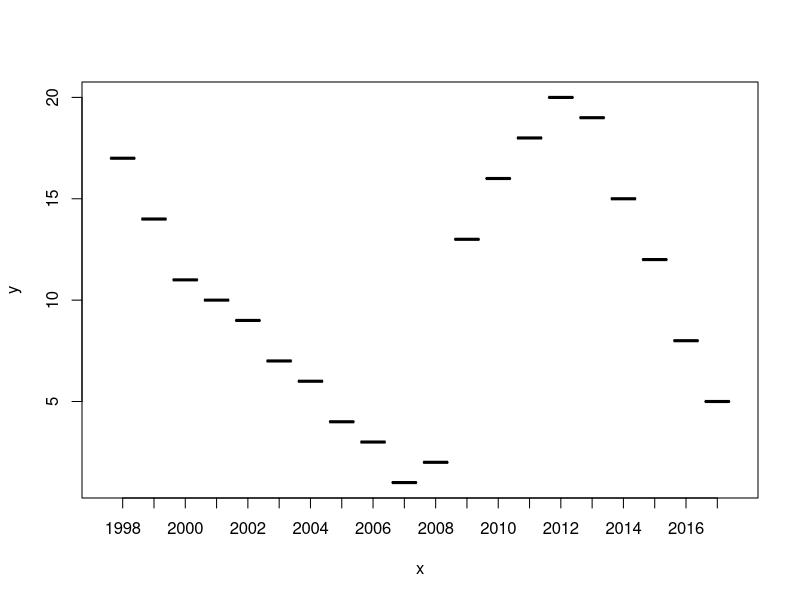
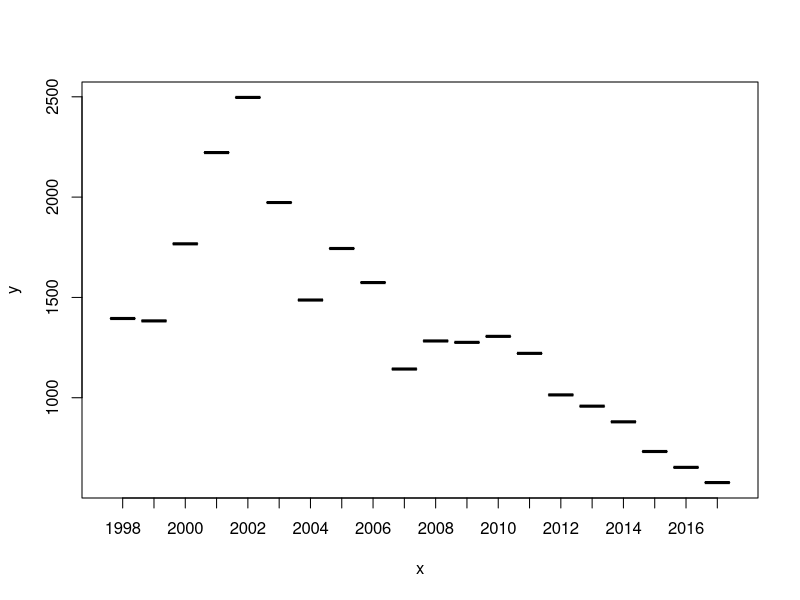

Recreate these plots in R, in order. (Note: this script raises an error after producing the figures.)
# The research question related to Crime in ireland was 
# "Is there a correlation between a rise in unemployment figures and the numbers of crimes recorded 
# due to the negative effects of the 2008 recession"
#
# To address this question I utilized Unemployment Claiment figures for Norther Ireland
# and the Police Recorded crime rate in Northern Ireland for the period 1998 through 2017

# A limitation on this data is that it is reported at a yearly level so this obviously
# limits that amount of statistical analysis that can be performed but it will show the yearly
# trend in unemployment figures and also the yearly crime figures and this data can be utilized
# to determine whether there is a significant correlation between the two sets of data


install.packages("dplyr")
install.packages("readxl")
library("readxl")
library(dplyr)
library("lattice")

# The first step is to read the Unemployment Claiment figures into the UnemploymentStats dataframe
# from a csv file.
# I also read the Police Recorded crime statistics from a worksheet in the excel file.

UnemploymentStats <- read.csv(file = "Unemployment_Claiment.csv", header=FALSE, na.strings=c("","NA"))
CrimeStats<-read_xls("Police_recorded_crime_in_northern_ireland_1998-99_to_2017-18.xls", 
                     sheet="Table 2.2")



# Cleaning up the Unemployment claiment data but first removing the first lines 
# and then selecting the years from 1998 to 2018.   The reason I am starting from 1998 is twofold.
# The Norther Ireland peace agreement was signed in 1994 and that triggered the end 
# of what were called the "Troubles" and from that point onwards Norther Ireland moved more towards
# a normal economy where we see the unemployment rates go down 
# In addition the metrics that I have from the NI Crime Rates begins in 1998.
# The Crime statistics information only goes up to 2017 so although I do have unemployment figures for
# 2018 I am not including the 2018 statistics as my focus is on the years between 2007 and 2014

# The rececssion in 2008 gave a unique opportunity to test whether there is a signficant relationship between
# unemployment figures and crime rates because unlike general areas of high unemployment that are 
# also affected by high crime rates, the sudden spike in unemployment numbers along with the 
# cessation of the troubles in Northern Ireland give a unique opportunity to determine if there is a 
# correlation.

#  The following code cleans up the Unemployment data
UnemploymentStats <- UnemploymentStats[-c(1:35), ]
colnames(UnemploymentStats) <- c("Year", "EmploymentRate")
UnemploymentStats <- UnemploymentStats[1:20, ]
UnemploymentStats$Year <- factor(UnemploymentStats$Year)
UnemploymentStats$EmploymentRate <- factor(UnemploymentStats$EmploymentRate)
str(UnemploymentStats)
View(UnemploymentStats)

# The following command cleans up the Reported Crime data.


CrimeStats <- as.data.frame(CrimeStats)
str(CrimeStats)

#Removing the first two lines of the file as this row is not required
CrimeStats <- CrimeStats[-2,]

colnames(CrimeStats) <- c("Offence", "1998", "1999", "2000", "2001", 
                          "2002", "2003", "2004", "2005", "2006", 
                          "2007", "2008", "2009",	"2010",	"2011",
                          "2012", "2013", "2014",	"2015",	"2016",
                          "2017", "Change", "Percent Change")

View(CrimeStats)

# Some key parts of cleaning up the Crime data was that I deleted the first section of statsitics 
# because in my opinion serious crimes like murder, attempted murder or rape would not be triggered 
# directly by the persons economical wellbeing.   I am excluding these metrics from my overall analysis.
# The metrics that are more pertinent to this analysis are in general robbery, criminal damage 
# and public order offences
CrimeStats <-  CrimeStats[-c(1:80), ]
CrimeStats[110:115, ]
CrimeStats <- CrimeStats[-c(110:115), ]

# I will now select only those crime statistics which I would expect to be impacted by a persons unemployment 
# status.  That is to say that the crime would be one of a financial nature where it would not neccessarily
# require the involvement of a criminal core but more driven by opportunity or need.  For this I am selecting
# the following categories for further analysis:
# TOTAL ROBBERY OFFENCES          -> Robbery_Offences
# Total domestic burglary32       -> Domestic_Burglary
# Total non-domestic burglary32   -> Non_Domestic_Burglary
# Total theft from the person     -> Theft_from_Person
# Total bicycle theft             -> Bicycle_Theft
# Total theft - shoplifting       -> Shoplifting
# Total all other theft offences  -> Other_Theft_Offences
# TOTAL PUBLIC ORDER OFFENCES     -> Tot_Public_Order

FocusedCrimeStats = CrimeStats[c(1,12, 16, 33, 35, 37, 39, 71), ]
View(FocusedCrimeStats)

# To now allow for a like to like comparison of the Crime data againse the unemployment figures
# the next command requires me to Transpose the data.  I then:
# 1. Transposed the data so that it is ordered by year and can be compared to the unemployment data
# 2. added more readable column names for the data selected above
# 3. removed the first and last two records to clean up the data
# 4. Added a now column called Year to allow for merging with the unemployment data
TransposedCrimeStats = t(FocusedCrimeStats)

colnames(TransposedCrimeStats) <- c("Robbery_Offences", "Domestic_Burglary", "Non_Domestic_Burglary", 
                                    "Theft_from_Person", "Bicycle_Theft", 
                                    "Shoplifting", "Other_Theft_Offences", "Tot_Public_Order")

TransposedCrimeStats <- as.data.frame(TransposedCrimeStats)

TransposedCrimeStats <- TransposedCrimeStats[-1,]
TransposedCrimeStats <-  TransposedCrimeStats[-c(21:22), ]

TransposedCrimeStats$Year <- c("1998", "1999", "2000", "2001", 
                               "2002", "2003", "2004", "2005", "2006", 
                               "2007", "2008", "2009",	"2010",	"2011",
                               "2012", "2013", "2014",	"2015",	"2016","2017")




# This command merges the two datasets into a single file to allow for easier analysis in next steps
#  The "CombinedData" dataframe can then be analysed


CombinedData <- merge(UnemploymentStats, TransposedCrimeStats, by="Year")

CombinedData$Year <- factor(CombinedData$Year)


plot(CombinedData$Year, as.numeric(CombinedData$EmploymentRate), type = "o", col = "red")

plot(CombinedData$Year, as.numeric(CombinedData$Robbery_Offences), type = "o", col = "red")


plot(CombinedData$Year, type="l", col=plot_colors[1], 
     ylim=range(CombinedData), axes=F, ann=T, xlab="Days",
     ylab="Total", cex.lab=0.8, lwd=2)


plot_colors <- c(rgb(r=0.0,g=0.0,b=0.9), "red", "forestgreen")
box()

# Graph trucks with thicker red dashed line
lines(CombinedData$EmploymentRate, type="l", lty=2, lwd=2, 
      col=plot_colors[2])

# Graph suvs with thicker green dotted line
lines(CombinedData$Robbery_Offences, type="l", lty=3, lwd=2, 
      col=plot_colors[3])

lines(CombinedData$Domestic_Burglary, type="l", lty=3, lwd=2, 
      col=plot_colors[1])


lines(CombinedData$Non_Domestic_Burglary, type="l", lty=3, lwd=2, 
      col=plot_colors[4])

shapiro.test(as.numeric(CombinedData$EmploymentRate))
shapiro.test(as.numeric(CombinedData$Robbery_Offences))

shapiro.test(as.numeric(CombinedData$Domestic_Burglary))


kruskal.test(CombinedData$EmploymentRate~CombinedData$Year)

kruskal.test(CombinedData$Robbery_Offences~CombinedData$EmploymentRate)

kruskal.test(CombinedData$Domestic_Burglary~CombinedData$EmploymentRate)

boxplot(CombinedData$Robbery_Offences, CombinedData$Domestic_Burglary)

cor.test(as.numeric(CombinedData$EmploymentRate), as.numeric(CombinedData$Robbery_Offences))

cor.test(as.numeric(CombinedData$EmploymentRate), as.numeric(CombinedData$Domestic_Burglary))

cor.test(as.numeric(CombinedData$EmploymentRate), as.numeric(CombinedData$Non_Domestic_Burglary))

cor.test(as.numeric(CombinedData$EmploymentRate), as.numeric(CombinedData$Theft_from_Person), method = "spearman")


# Create a legend in the top-left corner that is slightly  
# smaller and has no border
legend("topleft", names(autos_data), cex=0.8, col=plot_colors, 
       lty=1:3, lwd=2, bty="n");







# Formal test of normality
# provided through widely used Shapiro-Wilks test

normality_test <- shapiro.test(transform.beaver$temp)

normality_test$p.value

# p-value tells us the chances that the sample comes 

# from a normal distribution 

# In this example, p-value is clearly lower than 0.05

# so not normally distributed



# We can check the normality in each variable

# using the tapply() function

with(transformed_beaver_data, tapply(temp, activ, shapiro.test))



# Comparing 2 samples - most widely used test

# eg comparing mileage in cars with manual and auto gearboxes

# R provides 2 tests for comparing numerical data

# the t-test and the Wilcoxon test

# Wilcoxon test does not require normally distributed data



# Carrying out a t-test

# Normally we can only carry out t-test on samples where variances

# are equal. Applying Welch variation allows for unequal variances



# In this test we are evaluating temp within groups determined by activ

t.test(temp ~ activ, data = transformed_beaver_data)



# t = test statistic

# df = degrees of freedom

# p = p value. Small p = means of both samples differ significantly

# Alternative hypothesis = what you can conclude if the p-value 

# is lower than the limit for significance (<0.05)

# This shows us that the true mean of the difference is not 0 

# ie that we reject the null hypothesis

# 95 percent confidence interval contains the difference between the means

# with 95% probability, in this case the difference between the means lies probably

# between 0.72 and 0.89



# We can also use two separate vectors for the samples you want to compare

# and pass both to the function

with(transformed_beaver_data,
     
     t.test(temp[activ == "yes"],
            
            temp[activ == "no"]))



# We can use the Wilcox.text() function 

# for data that deviates from normality

# In this test we get the test statistic (W)

# as well as the p value

# This test examines whether the centre of the data

# differs for both samples

wilcox.test(temp ~ activ, data = transformed_beaver_data)

# This test is the same as the Mann-Whitney U test

# so R doent have a separate test for Mann-Whitney



t.test(extra ~ group, data = sleep, paired = TRUE)



# Comparing paired data

# Paired data occurs when 2 different treatments are

# given to the same subjects



# Sleep dataset contains data from 10 participants

# who are given 2 types of sleep medicine

# Researchers record difference in sleep for

# each person with and without drugs

str(sleep)

# Extra = extra hours of sleep after medication

# Group = which variant each participant took

# Id = participant ID



# Each person gets both variants - data is therefore paired

# We want to know if both types of sleep medicine had an effect

# on length of sleep



# t test and wilcox test have paired argument

t.test(extra ~ group, data = sleep, paired = TRUE)

# We only get 1 mean instead of 2 this time



# Testing counts and proportions

# Counts are summarised in tables



# Example of patients involved in car accidents

# whether they wore a seat belt or not

survivors <- matrix(c(1781, 1443, 135, 47), ncol = 2)

colnames(survivors) <- c("survived", "died")

rownames(survivors) <- c("no seat belt", "seat belt")

survivors



# A proportion test can examine the probability

# that both proportions are the same

result_prop_test <- prop.test(survivors)

result_prop_test

# Results are almost identical to t.test function

# p value tells us how likely it is that both 

# proportions are equal.

# p = 0.0000008105 - null hypothesis not true

# therefore dying in a hospital after a crash is lower 

# if you’re wearing a seat belt at the time of the crash



# We can use the prop.test() function with 2 columns

# Alternatively we can use the chisq.test()function 

# to examine this same seat belt data

chisq.test(survivors)

# Results from both tests are the same - as expected



# These tests can also be used with more than 2 columns

# We'll use HairEyeColor to proove this



str(HairEyeColor)

class(HairEyeColor)

# Contains 3 dimensions - hair, eye colour, and sex

# We can use dimnames to collapse to extract dimension names

# See help for more details

dimnames(HairEyeColor)



# Check if hair colour and eye colour are related

# we have to collapse the table first using the margin.table() function

# The margin argumant is an index number, so

# we're building the table firstly by hair and then organise

# data by eye colour

hair_eye_margin <- margin.table(HairEyeColor, margin = c(1, 2))

hair_eye_margin



# Once this is built then we can simply check

# whether hair and eye colour are related

chisq.test(hair_eye_margin)

# The p-value tells us some combinations of hair and eye color are more

# common than others.
